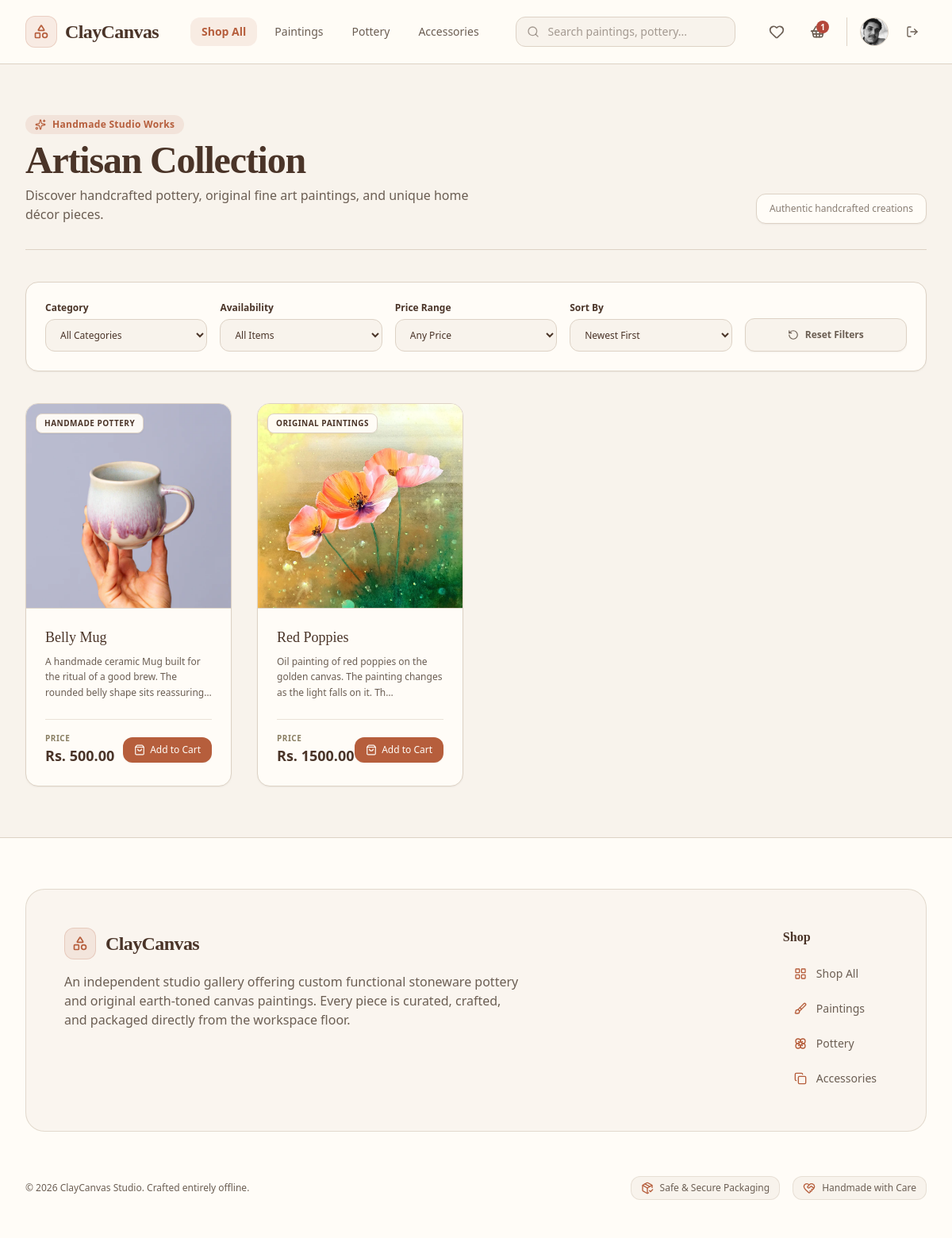
The app's page /products/ (signed in) with its own data.
### cc_app/models.py (models this page shows, shortened)
class User(AbstractUser):
    phone = models.CharField(max_length=20, blank=True)
    address = models.TextField(blank=True)
    profile_picture = models.ImageField(upload_to='images/user/', blank=True, null=True)

class Cart(models.Model):
    customer = models.OneToOneField(User, on_delete=models.CASCADE, related_name='cart')

class Product(models.Model):
    class Category(models.TextChoices):
        PAINTINGS = 'paintings', 'Original Paintings'
        POTTERY = 'pottery', 'Handmade Pottery'
        CERAMICS = 'ceramics', 'Sculptures & Ceramics'
        PRINTS = 'prints', 'Canvas & Fine Art Prints'
        ACCESSORIES = 'accessories', 'Art Supplies & Displays'
    name = models.CharField(max_length=255)
    category = models.CharField(max_length=30, choices=Category.choices)
    description = models.TextField(help_text="Detailed description of the artwork, dimensions, and materials used.")
    price = models.DecimalField(max_digits=10, decimal_places=2)
    stock = models.PositiveIntegerField(default=1, help_text="Set to 1 for unique, original one-off masterworks.")
    product_image = models.ImageField(upload_to='images/products/')
    is_active = models.BooleanField(default=True)
    created_at = models.DateTimeField(auto_now_add=True)

### cc_app/views/products_view.py (the view, shortened to what this page needs)
# urls.py: path('products/', products_view, name='products'),
def products_view(request):
    products = Product.objects.all().order_by('-created_at')
    category = request.GET.get('category')
    availability = request.GET.get('availability')
    price_range = request.GET.get('price_range')
    sort = request.GET.get('sort')
    q = request.GET.get('q')
    if q:
        products = products.filter(Q(name__icontains=q) | Q(description__icontains=q) | Q(category__icontains=q))
    if category:
        products = products.filter(category=category)
    if availability == 'available':
        products = products.filter(stock__gt=0, is_active=True)
    elif availability == 'masterworks':
        products = products.filter(stock=1, is_active=True)
    return render(request, 'main/products_page.html', {'products': products})

### cc_app/templates/main/products_page.html (shortened to what this page needs)
<!DOCTYPE html>
<html lang="en">
<head>
    {% load static %}
    <link href="{% static 'css/styles.css' %}" rel="stylesheet" />
</head>
<body class="bg-[#F8F3EC] text-[#6B5E53] font-sans min-h-screen flex flex-col antialiased selection:bg-[#B65E3C]/20 selection:text-[#B65E3C]">
    {% include 'components/_navbar.html' %}
    <main class="flex-grow max-w-7xl w-full mx-auto px-4 sm:px-6 lg:px-8 py-8 sm:py-12 lg:py-16 space-y-8 sm:space-y-10">
        <div class="flex flex-col md:flex-row md:items-end justify-between gap-4 border-b border-[#DDD2C5] pb-6 sm:pb-8">
            <div class="space-y-2">
                <div class="inline-flex items-center gap-2 px-3 py-1 rounded-full bg-[#B65E3C]/10 text-[#B65E3C] text-xs font-semibold tracking-wide">
                    <i data-lucide="sparkles" class="w-3.5 h-3.5"></i>
                    <span>Handmade Studio Works</span>
                </div>
                <h1 class="text-3xl sm:text-4xl lg:text-5xl font-serif font-bold text-[#4A3428] tracking-tight">
                    Artisan Collection
                </h1>
                <p class="text-sm sm:text-base text-[#6B5E53] max-w-xl">
                    Discover handcrafted pottery, original fine art paintings, and unique home décor pieces.
                </p>
            </div>
            <div class="text-xs text-[#6B5E53]/80 font-medium self-start md:self-end bg-[#FFFCF7] px-4 py-2.5 rounded-xl border border-[#DDD2C5] shadow-sm">
                Authentic handcrafted creations
            </div>
        </div>
        <form method="GET" action="/products/" class="bg-[#FFFCF7] border border-[#DDD2C5] rounded-2xl p-5 sm:p-6 shadow-sm">
            <div class="grid grid-cols-1 sm:grid-cols-2 lg:grid-cols-5 gap-4 items-end">
                <div class="space-y-1.5">
                    <label class="text-xs font-semibold text-[#4A3428] block">Category</label>
                    <select name="category" onchange="this.form.submit()" class="w-full bg-[#F8F3EC] border border-[#DDD2C5] rounded-xl px-3.5 py-2.5 text-xs font-medium text-[#4A3428] focus:outline-none focus:border-[#B65E3C] focus:ring-2 focus:ring-[#B65E3C]/20 transition-all cursor-pointer">
                        <option value="">All Categories</option>
                    </select>
                </div>
                <div class="space-y-1.5">
                    <label class="text-xs font-semibold text-[#4A3428] block">Availability</label>
                    <select name="availability" onchange="this.form.submit()" class="w-full bg-[#F8F3EC] border border-[#DDD2C5] rounded-xl px-3.5 py-2.5 text-xs font-medium text-[#4A3428] focus:outline-none focus:border-[#B65E3C] focus:ring-2 focus:ring-[#B65E3C]/20 transition-all cursor-pointer">
                        <option value="all">All Items</option>
                    </select>
                </div>
                <div class="space-y-1.5">
                    <label class="text-xs font-semibold text-[#4A3428] block">Price Range</label>
                    <select name="price_range" onchange="this.form.submit()" class="w-full bg-[#F8F3EC] border border-[#DDD2C5] rounded-xl px-3.5 py-2.5 text-xs font-medium text-[#4A3428] focus:outline-none focus:border-[#B65E3C] focus:ring-2 focus:ring-[#B65E3C]/20 transition-all cursor-pointer">
                        <option value="all">Any Price</option>
                    </select>
                </div>
                <div class="space-y-1.5">
                    <label class="text-xs font-semibold text-[#4A3428] block">Sort By</label>
                    <select name="sort" onchange="this.form.submit()" class="w-full bg-[#F8F3EC] border border-[#DDD2C5] rounded-xl px-3.5 py-2.5 text-xs font-medium text-[#4A3428] focus:outline-none focus:border-[#B65E3C] focus:ring-2 focus:ring-[#B65E3C]/20 transition-all cursor-pointer">
                        <option value="latest" {% if request.GET.sort == 'latest' %}selected{% endif %}>Newest First</option>
                    </select>
                </div>
                <div>
                    <a href="/products/" class="w-full h-[42px] bg-[#F8F3EC] hover:bg-[#B65E3C] hover:text-[#FFFCF7] text-[#6B5E53] text-xs font-semibold rounded-xl border border-[#DDD2C5] hover:border-[#B65E3C] transition-all duration-200 flex items-center justify-center gap-2 shadow-sm">
                        <i data-lucide="rotate-ccw" class="w-3.5 h-3.5"></i>
                        <span>Reset Filters</span>
                    </a>
                </div>
            </div>
        </form>
        <div class="w-full">
            <div class="grid grid-cols-1 sm:grid-cols-2 md:grid-cols-3 lg:grid-cols-4 gap-8">
                {% for product in products %}
                    <div class="bg-[#FFFCF7] border border-[#DDD2C5] rounded-2xl overflow-hidden shadow-sm hover:shadow-xl hover:border-[#B65E3C]/40 transition-all duration-300 flex flex-col group relative">
                        <a href="/products/{{ product.id }}/" class="flex flex-col flex-grow">
                            <div class="aspect-square w-full bg-[#F8F3EC] relative overflow-hidden border-b border-[#DDD2C5]/80">
                                {% if product.product_image %}
                                    <img src="{{ product.product_image.url }}" alt="{{ product.name }}" class="w-full h-full object-cover group-hover:scale-105 transition-transform duration-500">
                                {% endif %}
                                <span class="absolute top-3 left-3 bg-[#FFFCF7]/95 border border-[#DDD2C5] backdrop-blur-md text-[10px] font-semibold uppercase tracking-wider text-[#4A3428] px-2.5 py-1 rounded-lg shadow-sm z-10">
                                    {{ product.get_category_display }}
                                </span>
                            </div>
                            <div class="p-6 flex-grow space-y-2">
                                <h3 class="font-serif font-normal text-[#4A3428] text-lg leading-snug group-hover:text-[#B65E3C] transition-colors line-clamp-1">
                                    {{ product.name }}
                                </h3>
                                <p class="text-xs text-[#6B5E53] leading-relaxed line-clamp-2">
                                    {{ product.description|truncatechars:100|default:"Handcrafted artisan piece created with natural materials." }}
                                </p>
                            </div>
                        </a>
                        <div class="p-6 pt-0">
                            <div class="flex items-center justify-between pt-4 border-t border-[#DDD2C5]/60">
                                <div class="flex flex-col">
                                    <span class="text-[10px] uppercase font-semibold tracking-wider text-[#6B5E3C]/80">Price</span>
                                    <span class="text-lg font-bold text-[#4A3428]">Rs. {{ product.price|floatformat:2 }}</span>
                                </div>
                                {% if user.is_authenticated and not user.is_staff %}
                                    {% if product.stock > 0 %}
                                        <a href="/cart/add/{{ product.id }}/" class="bg-[#B65E3C] hover:bg-[#94492F] text-[#FFFCF7] px-3.5 py-2 rounded-xl transition-all shadow-sm flex items-center gap-1.5 text-xs font-medium z-10">
                                            <i data-lucide="shopping-bag" class="w-3.5 h-3.5"></i>
                                            <span>Add to Cart</span>
                                        </a>
                                    {% else %}
                                        <span class="text-xs font-semibold text-[#B4473A] bg-[#B4473A]/10 px-3 py-1.5 rounded-lg border border-[#B4473A]/20">Out of Stock</span>
                                    {% endif %}
                                {% elif user.is_staff %}
                                    <a href="/dashboard/admin/?section=product-management" class="bg-[#F8F3EC] hover:bg-[#DDD2C5] text-[#4A3428] px-3 py-1.5 rounded-xl transition-all border border-[#DDD2C5] flex items-center gap-1 text-xs font-medium z-10">
                                        <i data-lucide="settings" class="w-3.5 h-3.5"></i>
                                        <span>Manage</span>
                                    </a>
                                {% else %}
                                    <a href="/login/" class="bg-[#B65E3C] hover:bg-[#94492F] text-[#FFFCF7] px-3.5 py-2 rounded-xl transition-all shadow-sm flex items-center gap-1.5 text-xs font-medium z-10">
                                        <i data-lucide="log-in" class="w-3.5 h-3.5"></i>
                                        <span>Sign In</span>
                                    </a>
                                {% endif %}
                            </div>
                        </div>
                    </div>
                {% endfor %}
            </div>
        </div>
    </main>
    {% include 'components/_footer.html' %}
</body>
</html>

### cc_app/templates/components/_navbar.html (shortened to what this page needs)
<nav class="bg-[#FFFCF7]/95 backdrop-blur-md border-b border-[#DDD2C5] sticky top-0 z-50 shadow-xs">
    <div class="max-w-7xl mx-auto px-4 sm:px-6 lg:px-8">
        <div class="flex justify-between h-20 items-center gap-4">
            <div class="flex items-center gap-8 lg:gap-10">
                <a href="/" class="flex-shrink-0 flex items-center gap-2.5 group">
                    <div class="w-10 h-10 rounded-xl bg-[#B65E3C]/10 border border-[#B65E3C]/20 flex items-center justify-center text-[#B65E3C] group-hover:bg-[#B65E3C] group-hover:text-[#FFFCF7] transition-all duration-300">
                        <i data-lucide="shapes" class="w-5 h-5"></i>
                    </div>
                    <span class="text-2xl font-serif font-bold text-[#4A3428] tracking-tight">ClayCanvas</span>
                </a>
                <div class="hidden md:flex items-center space-x-1 lg:space-x-2 font-medium">
                    <a href="/products/" class="{% if request.path == '/products/' and not request.GET.category %}text-[#B65E3C] bg-[#B65E3C]/10 font-semibold{% else %}text-[#6B5E53] hover:text-[#B65E3C] hover:bg-[#F8F3EC]{% endif %} px-3.5 py-2 rounded-xl text-sm transition-all duration-200">Shop All</a>
                    <a href="/products/?category=paintings" class="{% if request.GET.category == 'paintings' %}text-[#B65E3C] bg-[#B65E3C]/10 font-semibold{% else %}text-[#6B5E53] hover:text-[#B65E3C] hover:bg-[#F8F3EC]{% endif %} px-3.5 py-2 rounded-xl text-sm transition-all duration-200">Paintings</a>
                    <a href="/products/?category=pottery" class="{% if request.GET.category == 'pottery' %}text-[#B65E3C] bg-[#B65E3C]/10 font-semibold{% else %}text-[#6B5E53] hover:text-[#B65E3C] hover:bg-[#F8F3EC]{% endif %} px-3.5 py-2 rounded-xl text-sm transition-all duration-200">Pottery</a>
                    <a href="/products/?category=accessories" class="{% if request.GET.category == 'accessories' %}text-[#B65E3C] bg-[#B65E3C]/10 font-semibold{% else %}text-[#6B5E53] hover:text-[#B65E3C] hover:bg-[#F8F3EC]{% endif %} px-3.5 py-2 rounded-xl text-sm transition-all duration-200">Accessories</a>
                </div>
            </div>
            <div class="hidden sm:block flex-1 max-w-md mx-4">
                <form action="/products/" method="GET" class="relative m-0">
                    <div class="absolute inset-y-0 left-0 pl-3.5 flex items-center pointer-events-none text-[#6B5E53]/60">
                    </div>
                    <input type="text" name="q" value="{{ request.GET.q|default:'' }}" placeholder="Search paintings, pottery..." class="block w-full pl-10 pr-4 py-2 border border-[#DDD2C5] rounded-xl bg-[#F8F3EC] text-sm text-[#4A3428] placeholder-[#6B5E53]/60 focus:outline-none focus:border-[#B65E3C] focus:bg-[#FFFCF7] focus:ring-2 focus:ring-[#B65E3C]/20 transition-all duration-200">
                </form>
            </div>
            <div class="flex items-center gap-2 sm:gap-3">
                {% if not request.user.is_staff %}
                    <a href="/wishlist/" class="w-10 h-10 rounded-xl flex items-center justify-center text-[#6B5E53] hover:text-[#B65E3C] hover:bg-[#F8F3EC] transition-all duration-200 relative">
                        <i data-lucide="heart" class="w-5 h-5"></i>
                    </a>
                    <a href="/cart/" class="w-10 h-10 rounded-xl flex items-center justify-center text-[#6B5E53] hover:text-[#B65E3C] hover:bg-[#F8F3EC] transition-all duration-200 relative">
                        {% if user.is_authenticated and user.cart.items.exists %}
                            <span class="absolute top-1.5 right-1.5 w-4 h-4 bg-[#B4473A] text-[#FFFCF7] text-[10px] font-bold rounded-full flex items-center justify-center shadow-xs">
                                {{ user.cart.items.count }}
                            </span>
                        {% endif %}
                    </a>
                {% endif %}
                {% if user.is_authenticated %}
                    <div class="flex items-center gap-3 border-l border-[#DDD2C5] pl-3 sm:pl-4 ml-1">
                        <a href="/profile/" class="block h-9 w-9 rounded-full overflow-hidden border border-[#DDD2C5] bg-[#F8F3EC] hover:border-[#B65E3C] transition-all duration-200 focus:outline-none shadow-xs">
                            {% if user.profile_picture %}
                                <img src="{{ user.profile_picture.url }}" alt="{{ user.username }}" class="h-full w-full object-cover">
                            {% else %}
                                <div class="h-full w-full flex items-center justify-center text-[#B65E3C] font-semibold text-xs bg-[#B65E3C]/10">
                                    {{ user.username|slice:":1"|upper }}
                                </div>
                            {% endif %}
                        </a>
                        <a href="/logout/" class="w-9 h-9 rounded-xl flex items-center justify-center text-[#6B5E53] hover:text-[#B4473A] hover:bg-[#B4473A]/10 transition-all duration-200" title="Logout">
                            <i data-lucide="log-out" class="w-4 h-4"></i>
                        </a>
                    </div>
                {% endif %}
            </div>
        </div>
    </div>
</nav>

### records on screen
User: cart.items.count "1", profile_picture (picture)
Product: product_image (picture), category "HANDMADE POTTERY", name "Belly Mug", description "A handmade ceramic Mug built for the ritual of a good brew. The rounded belly shape sits reassuring…", price "500.00"
Product: product_image (picture), category "ORIGINAL PAINTINGS", name "Red Poppies", description "Oil painting of red poppies on the golden canvas. The painting changes as the light falls on it. Th…", price "1500.00"
